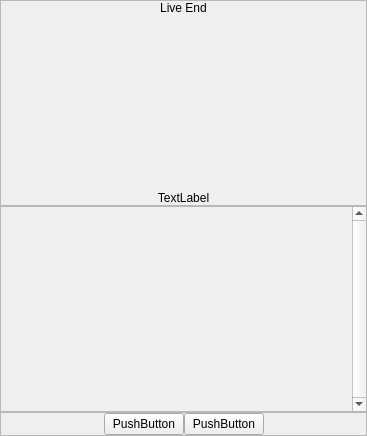
<?xml version="1.0" encoding="UTF-8"?>
<ui version="4.0">
 <class>PLSSummaryDialog</class>
 <widget class="QWidget" name="PLSSummaryDialog">
  <property name="geometry">
   <rect>
    <x>0</x>
    <y>0</y>
    <width>367</width>
    <height>436</height>
   </rect>
  </property>
  <property name="windowTitle">
   <string>Form</string>
  </property>
  <layout class="QVBoxLayout" name="verticalLayout_2">
   <property name="spacing">
    <number>0</number>
   </property>
   <property name="leftMargin">
    <number>0</number>
   </property>
   <property name="topMargin">
    <number>0</number>
   </property>
   <property name="rightMargin">
    <number>0</number>
   </property>
   <property name="bottomMargin">
    <number>0</number>
   </property>
   <item>
    <widget class="QFrame" name="topFrame">
     <property name="frameShape">
      <enum>QFrame::StyledPanel</enum>
     </property>
     <property name="frameShadow">
      <enum>QFrame::Raised</enum>
     </property>
     <layout class="QVBoxLayout" name="verticalLayout_4">
      <property name="spacing">
       <number>0</number>
      </property>
      <property name="leftMargin">
       <number>0</number>
      </property>
      <property name="topMargin">
       <number>0</number>
      </property>
      <property name="rightMargin">
       <number>0</number>
      </property>
      <property name="bottomMargin">
       <number>0</number>
      </property>
      <item>
       <widget class="QLabel" name="titleLabel">
        <property name="text">
         <string>Live End</string>
        </property>
        <property name="alignment">
         <set>Qt::AlignCenter</set>
        </property>
       </widget>
      </item>
      <item>
       <spacer name="verticalSpacer">
        <property name="orientation">
         <enum>Qt::Vertical</enum>
        </property>
        <property name="sizeHint" stdset="0">
         <size>
          <width>20</width>
          <height>40</height>
         </size>
        </property>
       </spacer>
      </item>
      <item>
       <widget class="QLabel" name="detailLabel">
        <property name="text">
         <string>TextLabel</string>
        </property>
        <property name="alignment">
         <set>Qt::AlignBottom|Qt::AlignHCenter</set>
        </property>
       </widget>
      </item>
     </layout>
    </widget>
   </item>
   <item>
    <widget class="QScrollArea" name="channelScroll">
     <property name="verticalScrollBarPolicy">
      <enum>Qt::ScrollBarAlwaysOn</enum>
     </property>
     <property name="horizontalScrollBarPolicy">
      <enum>Qt::ScrollBarAlwaysOff</enum>
     </property>
     <property name="widgetResizable">
      <bool>true</bool>
     </property>
     <widget class="QWidget" name="scrollAreaWidgetContents">
      <property name="geometry">
       <rect>
        <x>0</x>
        <y>0</y>
        <width>348</width>
        <height>203</height>
       </rect>
      </property>
      <layout class="QVBoxLayout" name="verticalLayout_3">
       <property name="spacing">
        <number>0</number>
       </property>
       <property name="leftMargin">
        <number>0</number>
       </property>
       <property name="topMargin">
        <number>0</number>
       </property>
       <property name="rightMargin">
        <number>0</number>
       </property>
       <property name="bottomMargin">
        <number>0</number>
       </property>
       <item>
        <spacer name="verticalSpacer_2">
         <property name="orientation">
          <enum>Qt::Vertical</enum>
         </property>
         <property name="sizeHint" stdset="0">
          <size>
           <width>20</width>
           <height>40</height>
          </size>
         </property>
        </spacer>
       </item>
      </layout>
     </widget>
    </widget>
   </item>
   <item>
    <widget class="QFrame" name="bottomFrame">
     <property name="frameShape">
      <enum>QFrame::StyledPanel</enum>
     </property>
     <property name="frameShadow">
      <enum>QFrame::Raised</enum>
     </property>
     <layout class="QHBoxLayout" name="horizontalLayout">
      <property name="spacing">
       <number>0</number>
      </property>
      <property name="leftMargin">
       <number>0</number>
      </property>
      <property name="topMargin">
       <number>0</number>
      </property>
      <property name="rightMargin">
       <number>0</number>
      </property>
      <property name="bottomMargin">
       <number>0</number>
      </property>
      <item>
       <spacer name="horizontalSpacer">
        <property name="orientation">
         <enum>Qt::Horizontal</enum>
        </property>
        <property name="sizeHint" stdset="0">
         <size>
          <width>40</width>
          <height>20</height>
         </size>
        </property>
       </spacer>
      </item>
      <item>
       <widget class="QPushButton" name="cancelButton">
        <property name="text">
         <string>PushButton</string>
        </property>
       </widget>
      </item>
      <item>
       <widget class="QPushButton" name="okButton">
        <property name="text">
         <string>PushButton</string>
        </property>
       </widget>
      </item>
      <item>
       <spacer name="horizontalSpacer_2">
        <property name="orientation">
         <enum>Qt::Horizontal</enum>
        </property>
        <property name="sizeHint" stdset="0">
         <size>
          <width>40</width>
          <height>20</height>
         </size>
        </property>
       </spacer>
      </item>
     </layout>
    </widget>
   </item>
  </layout>
 </widget>
 <resources/>
 <connections/>
</ui>
